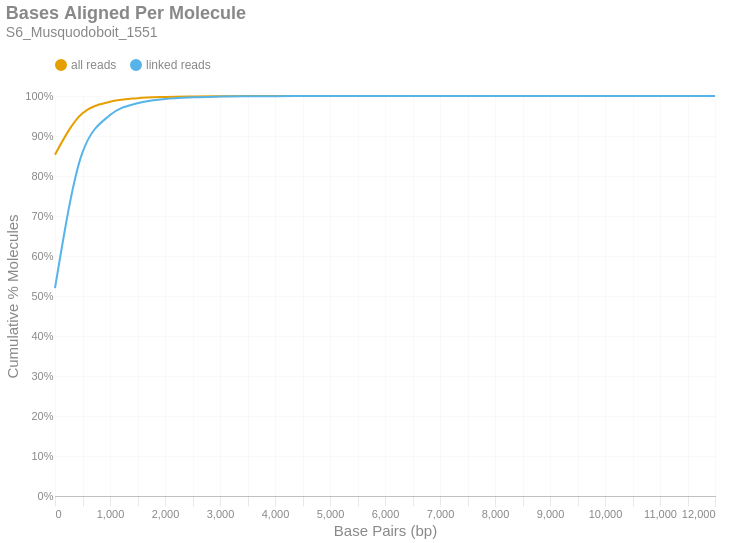

Here is the notebook cell this chart was saved with:
### Markdown cell above
### Bases Aligned Per Molecule
This is a cumulative frequency distribution showing the number of base pairs aligned per unique molecule. These data are shown in 500 bp bins. There are two distributions: one with `all reads` (yellow) and another with only `linked reads` (blue). The percent of molecules in the `linked reads` distribution is relative to the total number of linked molecules.

### Code cell
if SKIPLR:
    print_html(f"Skipped")
else:
    binned_df = consolidated_hist(valids['aligned_bp'], mask, 500, True)
    with SafeRender(binned_df):
        (
            density_plot(binned_df, 'Bases Aligned Per Molecule', samplename, 'basesper')
            .encode(
                x=alt.X('bin:Q', title="Base Pairs (bp)").axis(tickMinStep=500).scale(padding=0),
                y=alt.Y('value:Q', title='Cumulative % Molecules')
                    .axis(format='%')
                    .scale(domain = [0,1])
                    .stack(False),
                color=alt.Color("key:N").scale(domain = ["all reads", "linked reads"]),
                tooltip = [
                    alt.Tooltip("key:N", title = "Data Type"),
                    alt.Tooltip("range_label:N", title="Bases Aligned Per Molecule"),
                    alt.Tooltip("value:Q", format = ".2%", title="% Molecules (Cum.)")
                ]
            )
        ).display()

### Figure 1 — Vega-Lite specification as saved in the notebook (floating-point values rounded to 4 significant figures)
{"width": "container", "height": 400, "config": {"title": {"anchor": "start", "dy": -15, "fontSize": 18, "color": "#888888", "subtitleColor": "#888888", "subtitleFontSize": 14}, "arc": {"fill": "#0072B2"}, "axis": {"domainColor": "#888888", "domainWidth": 0.5, "gridWidth": 0.2, "grid": false, "titleFontWeight": 400, "titleFontSize": 15, "labelFontSize": 11, "labelColor": "#888888", "tickColor": "#888888", "tickWidth": 0.2, "titleColor": "#888888"}, "axisBand": {"grid": false}, "axisX": {"grid": true, "tickSize": 10, "domainCap": "round"}, "axisY": {"domain": false, "grid": true, "tickSize": 0, "domainCap": "round"}, "background": "transparent", "header": {"labelFontSize": 15, "labelColor": "#888888", "titleFontSize": 15, "titleFontWeight": 600, "titleColor": "#888888"}, "legend": {"labelFont": "sans-serif", "labelFontSize": 12, "labelColor": "#888888", "symbolSize": 100, "symbolType": "circle", "titleFontSize": 12, "titlePadding": 10, "titleColor": "#888888", "title": null, "orient": "top"}, "range": {"category": ["#E69F00", "#56B4E9", "#009E73", "#F0E442", "#0072B2", "#D55E00", "#CC79A7", "#000000"], "diverging": ["#cfe8f3", "#a2d4ec", "#73bfe2", "#46abdb", "#1696d2", "#12719e"]}, "area": {"fill": "#0072B2", "fillOpacity": 0.7, "line": true, "strokeOpacity": 0.7}, "line": {"color": "#0072B2", "stroke": "#0072B2", "strokeWidth": 2}, "trail": {"color": "#0072B2", "stroke": "#0072B2", "strokeWidth": 0, "size": 1}, "point": {"filled": true, "fillOpacity": 1.0, "size": 95}, "text": {"color": "#888888", "fontSize": 11, "align": "right", "fontWeight": 400, "size": 11}, "bar": {"fill": "#0072B2", "stroke": null}, "view": {"stroke": null, "continuousWidth": 660, "continuousHeight": 400}}, "data": {"name": "data-95ef636fb59f3e6628a372c076150887"}, "mark": {"type": "line", "interpolate": "monotone", "point": {"opacity": 0, "size": 275}}, "encoding": {"color": {"field": "key", "scale": {"domain": ["all reads", "linked reads"]}, "type": "nominal"}, "tooltip": [{"field": "key", "title": "Data Type", "type": "nominal"}, {"field": "range_label", "title": "Bases Aligned Per Molecule", "type": "nominal"}, {"field": "value", "format": ".2%", "title": "% Molecules (Cum.)", "type": "quantitative"}], "x": {"axis": {"tickMinStep": 500}, "field": "bin", "scale": {"padding": 0}, "title": "Base Pairs (bp)", "type": "quantitative"}, "y": {"axis": {"format": "%"}, "field": "value", "scale": {"domain": [0, 1]}, "stack": false, "title": "Cumulative % Molecules", "type": "quantitative"}}, "params": [{"name": "param_c36ac31b6afebe62", "select": {"type": "point", "fields": ["key"]}, "bind": "legend"}], "title": {"text": "Bases Aligned Per Molecule", "subtitle": "S6_Musquodoboit_1551"}, "transform": [{"fold": ["all reads (cumsum)", "linked reads (cumsum)"]}, {"calculate": "replace(datum.key, ' (cumsum)', '')", "as": "key"}, {"filter": {"param": "param_c36ac31b6afebe62"}}], "usermeta": {"embedOptions": {"downloadFileName": "S6_Musquodoboit_1551.basesper"}}, "$schema": "https://vega.github.io/schema/vega-lite/v6.1.0.json", "datasets": {"data-95ef636fb59f3e6628a372c076150887": [{"bin": "0.0", "interval": "0.0-500.0", "all reads": 0.8534, "linked reads": 0.5196, "all reads (cumsum)": 0.8534, "linked reads (cumsum)": 0.5196, "range_label": "0-499"}, {"bin": "500.0", "interval": "500.0-1000.0", "all reads": 0.1037, "linked reads": 0.3396, "all reads (cumsum)": 0.9571, "linked reads (cumsum)": 0.8592, "range_label": "500-999"}, {"bin": "1000.0", "interval": "1000.0-1500.0", "all reads": 0.0284, "linked reads": 0.09314, "all reads (cumsum)": 0.9855, "linked reads (cumsum)": 0.9523, "range_label": "1000-1499"}, {"bin": "1500.0", "interval": "1500.0-2000.0", "all reads": 0.009063, "linked reads": 0.02972, "all reads (cumsum)": 0.9945, "linked reads (cumsum)": 0.9821, "range_label": "1500-1999"}, {"bin": "2000.0", "interval": "2000.0-2500.0", "all reads": 0.003232, "linked reads": 0.0106, "all reads (cumsum)": 0.9978, "linked reads (cumsum)": 0.9927, "range_label": "2000-2499"}, {"bin": "2500.0", "interval": "2500.0-3000.0", "all reads": 0.001284, "linked reads": 0.004212, "all reads (cumsum)": 0.999, "linked reads (cumsum)": 0.9969, "range_label": "2500-2999"}, {"bin": "3000.0", "interval": "3000.0-3500.0", "all reads": 0.0005161, "linked reads": 0.001693, "all reads (cumsum)": 0.9996, "linked reads (cumsum)": 0.9986, "range_label": "3000-3499"}, {"bin": "3500.0", "interval": "3500.0-4000.0", "all reads": 0.0002345, "linked reads": 0.000769, "all reads (cumsum)": 0.9998, "linked reads (cumsum)": 0.9993, "range_label": "3500-3999"}, {"bin": "4000.0", "interval": "4000.0-4500.0", "all reads": 9.899e-05, "linked reads": 0.0003247, "all reads (cumsum)": 0.9999, "linked reads (cumsum)": 0.9997, "range_label": "4000-4499"}, {"bin": "4500.0", "interval": "4500.0-5000.0", "all reads": 4.723e-05, "linked reads": 0.0001549, "all reads (cumsum)": 0.9999, "linked reads (cumsum)": 0.9998, "range_label": "4500-4999"}, {"bin": "5000.0", "interval": "5000.0-5500.0", "all reads": 2.684e-05, "linked reads": 8.801e-05, "all reads (cumsum)": 1.0, "linked reads (cumsum)": 0.9999, "range_label": "5000-5499"}, {"bin": "5500.0", "interval": "5500.0-6000.0", "all reads": 1.276e-05, "linked reads": 4.186e-05, "all reads (cumsum)": 1.0, "linked reads (cumsum)": 1.0, "range_label": "5500-5999"}, {"bin": "6000.0", "interval": "6000.0-6500.0", "all reads": 6.083e-06, "linked reads": 1.995e-05, "all reads (cumsum)": 1.0, "linked reads (cumsum)": 1.0, "range_label": "6000-6499"}, {"bin": "6500.0", "interval": "6500.0-7000.0", "all reads": 2.862e-06, "linked reads": 9.388e-06, "all reads (cumsum)": 1.0, "linked reads (cumsum)": 1.0, "range_label": "6500-6999"}, {"bin": "7000.0", "interval": "7000.0-7500.0", "all reads": 2.028e-06, "linked reads": 6.65e-06, "all reads (cumsum)": 1.0, "linked reads (cumsum)": 1.0, "range_label": "7000-7499"}, {"bin": "7500.0", "interval": "7500.0-8000.0", "all reads": 1.073e-06, "linked reads": 3.521e-06, "all reads (cumsum)": 1.0, "linked reads (cumsum)": 1.0, "range_label": "7500-7999"}, {"bin": "8000.0", "interval": "8000.0-8500.0", "all reads": 9.541e-07, "linked reads": 3.129e-06, "all reads (cumsum)": 1.0, "linked reads (cumsum)": 1.0, "range_label": "8000-8499"}, {"bin": "8500.0", "interval": "8500.0-9000.0", "all reads": 8.349e-07, "linked reads": 2.738e-06, "all reads (cumsum)": 1.0, "linked reads (cumsum)": 1.0, "range_label": "8500-8999"}, {"bin": "9000.0", "interval": "9000.0-9500.0", "all reads": 3.578e-07, "linked reads": 1.174e-06, "all reads (cumsum)": 1.0, "linked reads (cumsum)": 1.0, "range_label": "9000-9499"}, {"bin": "9500.0", "interval": "9500.0-10000.0", "all reads": 1.193e-07, "linked reads": 3.912e-07, "all reads (cumsum)": 1.0, "linked reads (cumsum)": 1.0, "range_label": "9500-9999"}, {"bin": "10000.0", "interval": "10000.0-10500.0", "all reads": 0.0, "linked reads": 0.0, "all reads (cumsum)": 1.0, "linked reads (cumsum)": 1.0, "range_label": "10000-10499"}, {"bin": "10500.0", "interval": "10500.0-11000.0", "all reads": 0.0, "linked reads": 0.0, "all reads (cumsum)": 1.0, "linked reads (cumsum)": 1.0, "range_label": "10500-10999"}, {"bin": "11000.0", "interval": "11000.0-11500.0", "all reads": 1.193e-07, "linked reads": 3.912e-07, "all reads (cumsum)": 1.0, "linked reads (cumsum)": 1.0, "range_label": "11000-11499"}, {"bin": "11500.0", "interval": "11500.0-12000.0", "all reads": 0.0, "linked reads": 0.0, "all reads (cumsum)": 1.0, "linked reads (cumsum)": 1.0, "range_label": "11500-11999"}, {"bin": "12000.0", "interval": "12000.0-12500.0", "all reads": 1.193e-07, "linked reads": 3.912e-07, "all reads (cumsum)": 1.0, "linked reads (cumsum)": 1.0, "range_label": "12000-12499"}]}}
